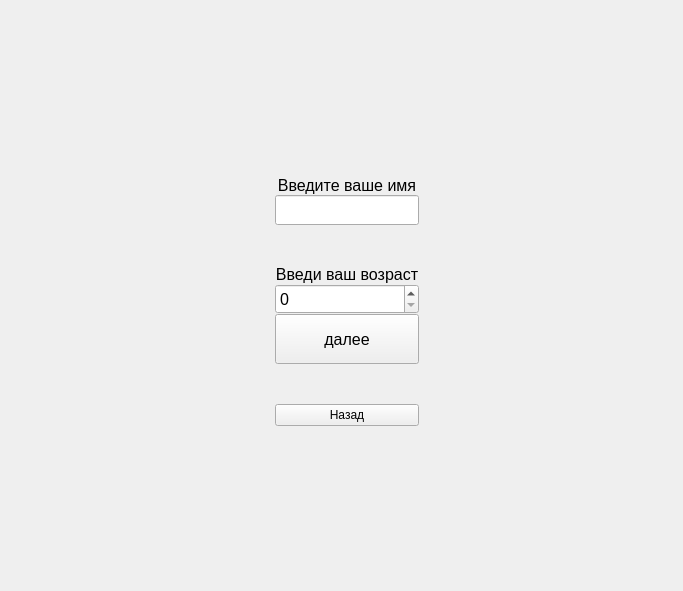
      <widget class="QWidget" name="page_3">
       <layout class="QGridLayout" name="gridLayout_9">
        <property name="rightMargin">
         <number>0</number>
        </property>
        <property name="bottomMargin">
         <number>0</number>
        </property>
        <property name="spacing">
         <number>0</number>
        </property>
        <item row="0" column="0">
         <widget class="QWidget" name="widget_3" native="true">
          <layout class="QGridLayout" name="gridLayout_5">
           <property name="leftMargin">
            <number>0</number>
           </property>
           <property name="topMargin">
            <number>0</number>
           </property>
           <property name="rightMargin">
            <number>0</number>
           </property>
           <property name="bottomMargin">
            <number>0</number>
           </property>
           <property name="spacing">
            <number>0</number>
           </property>
           <item row="6" column="2">
            <spacer name="horizontalSpacer_6">
             <property name="orientation">
              <enum>Qt::Horizontal</enum>
             </property>
             <property name="sizeHint" stdset="0">
              <size>
               <width>264</width>
               <height>20</height>
              </size>
             </property>
            </spacer>
           </item>
           <item row="10" column="1">
            <spacer name="verticalSpacer_7">
             <property name="orientation">
              <enum>Qt::Vertical</enum>
             </property>
             <property name="sizeHint" stdset="0">
              <size>
               <width>20</width>
               <height>165</height>
              </size>
             </property>
            </spacer>
           </item>
           <item row="6" column="0">
            <spacer name="horizontalSpacer_5">
             <property name="orientation">
              <enum>Qt::Horizontal</enum>
             </property>
             <property name="sizeHint" stdset="0">
              <size>
               <width>264</width>
               <height>20</height>
              </size>
             </property>
            </spacer>
           </item>
           <item row="7" column="1">
            <widget class="QPushButton" name="pushButton_5">
             <property name="minimumSize">
              <size>
               <width>0</width>
               <height>50</height>
              </size>
             </property>
             <property name="font">
              <font>
               <pointsize>12</pointsize>
              </font>
             </property>
             <property name="text">
              <string>далее</string>
             </property>
            </widget>
           </item>
           <item row="2" column="1">
            <widget class="QLineEdit" name="lineEdit">
             <property name="minimumSize">
              <size>
               <width>0</width>
               <height>30</height>
              </size>
             </property>
             <property name="font">
              <font>
               <pointsize>12</pointsize>
              </font>
             </property>
            </widget>
           </item>
           <item row="9" column="1">
            <widget class="QPushButton" name="pushButton_119">
             <property name="text">
              <string>Назад</string>
             </property>
            </widget>
           </item>
           <item row="0" column="1">
            <spacer name="verticalSpacer_8">
             <property name="orientation">
              <enum>Qt::Vertical</enum>
             </property>
             <property name="sizeHint" stdset="0">
              <size>
               <width>20</width>
               <height>165</height>
              </size>
             </property>
            </spacer>
           </item>
           <item row="1" column="1">
            <widget class="QLabel" name="label_3">
             <property name="font">
              <font>
               <pointsize>12</pointsize>
              </font>
             </property>
             <property name="text">
              <string>Введите ваше имя</string>
             </property>
             <property name="alignment">
              <set>Qt::AlignCenter</set>
             </property>
            </widget>
           </item>
           <item row="4" column="1">
            <widget class="QLabel" name="label_4">
             <property name="font">
              <font>
               <pointsize>12</pointsize>
              </font>
             </property>
             <property name="text">
              <string>Введи ваш возраст</string>
             </property>
             <property name="alignment">
              <set>Qt::AlignCenter</set>
             </property>
            </widget>
           </item>
           <item row="3" column="1">
            <spacer name="verticalSpacer_9">
             <property name="orientation">
              <enum>Qt::Vertical</enum>
             </property>
             <property name="sizeType">
              <enum>QSizePolicy::Minimum</enum>
             </property>
             <property name="sizeHint" stdset="0">
              <size>
               <width>20</width>
               <height>40</height>
              </size>
             </property>
            </spacer>
           </item>
           <item row="8" column="1">
            <spacer name="verticalSpacer_71">
             <property name="orientation">
              <enum>Qt::Vertical</enum>
             </property>
             <property name="sizeType">
              <enum>QSizePolicy::Minimum</enum>
             </property>
             <property name="sizeHint" stdset="0">
              <size>
               <width>20</width>
               <height>40</height>
              </size>
             </property>
            </spacer>
           </item>
           <item row="6" column="1">
            <widget class="QSpinBox" name="spinBox">
             <property name="minimumSize">
              <size>
               <width>0</width>
               <height>30</height>
              </size>
             </property>
             <property name="font">
              <font>
               <pointsize>12</pointsize>
              </font>
             </property>
             <property name="toolTip">
              <string>&lt;html&gt;&lt;head/&gt;&lt;body&gt;&lt;p&gt;&lt;br/&gt;&lt;/p&gt;&lt;/body&gt;&lt;/html&gt;</string>
             </property>
            </widget>
           </item>
          </layout>
         </widget>
        </item>
       </layout>
      </widget>
